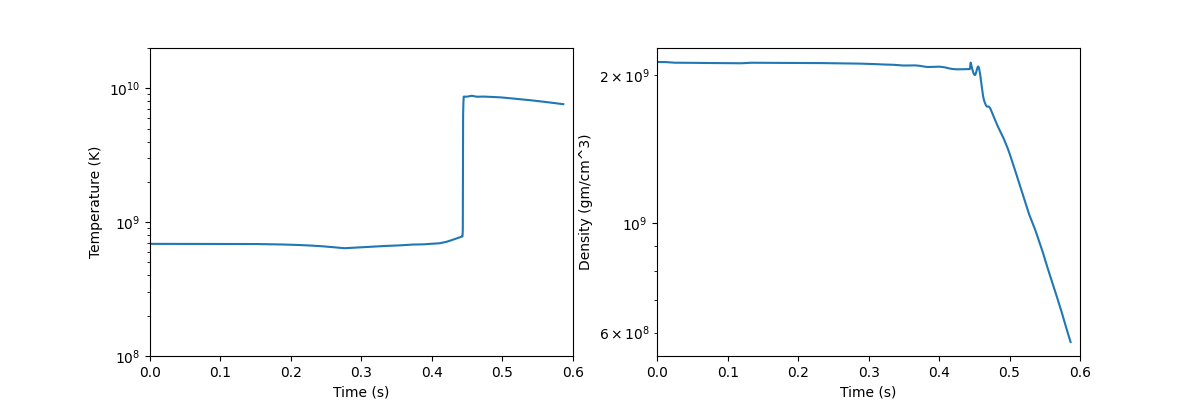

Here is the Python script that generated this plot:
import matplotlib.pyplot as plt
import numpy as np


time, temp , dens = np.loadtxt('./../../../history/tempdens33216.dat', usecols=(0,1,2), unpack = True)


plt.figure(figsize=(12, 4), facecolor="#FFFFFF")
plt.subplot(1,2,1)
plt.plot(time, temp)
plt.xlim(0.0, 0.6)
plt.ylim(1.0e8,2.0e10)
plt.yscale('log')
plt.xlabel('Time (s)')
plt.ylabel('Temperature (K)')
plt.subplot(1,2,2)
plt.plot(time, dens)
plt.xlim(0.0, 0.6)
plt.yscale('log')
plt.xlabel('Time (s)')
plt.ylabel('Density (gm/cm^3)')
plt.savefig("tempVsTime.png")
